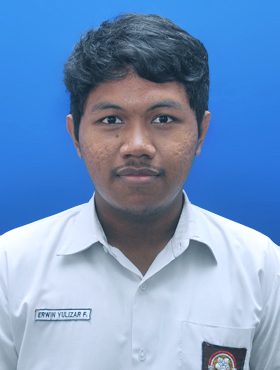
%> input picture PCD_1301144031/pas foto.jpg, 280 x 370 px
$ octave --eval "result = BW(imread('pas foto.jpg'));"   (GNU Octave 9; MATLAB toolbox functions it lacks are replaced by stand-ins)
%> lines starting %> are read from the running program, lines starting %| are printed output that depends on the picture; in (x1, y1, x2, y2) boxes, pixels count from 0 and x2, y2 are one past the last pixel; in counts of white or black regions, pixels touching at a corner belong together; the program's own positions count from 1
function [magnitude] = BW(img)
mask1 = [-1 -1 -1;
        1 -2 1;
        1 1 1;];
mask2 = [1 -1 -1;
        1 -2 -1;
        1 1 1;];
mask3 = [1 1 -1;
        1 -2 -1;
        1 1 -1;];
mask4 = [1 1 1;
        1 -2 -1;
        1 -1 -1;];
mask5 = [1 1 1;
        1 -2 1;
        -1 -1 -1;];
mask6 = [1 1 1;
        -1 -2 1;
        -1 -1 1;];
mask7 = [-1 1 1;
        -1 -2 1;
        -1 1 1;];
mask8 = [-1 -1 1;
        -1 -2 1;
        1 1 1;];

img = rgb2gray(img);
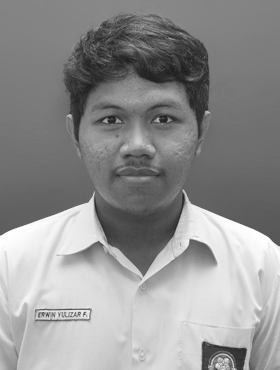
%> img: size 370x280 uint8; min 28, max 255, mean 144.8
img = double(img);
%> img: size 370x280 double
B1 = conv2(img,mask1,'same');
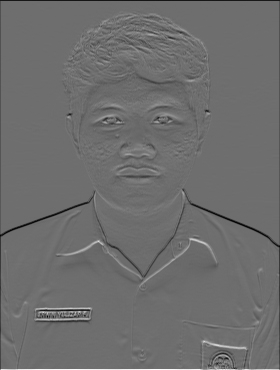
%> B1: size 370x280 double; min -503, max 660, mean -1.4; drawn with min black and max white
B2 = conv2(img,mask2,'same');
B3 = conv2(img,mask3,'same');
B4 = conv2(img,mask4,'same');
B5 = conv2(img,mask5,'same');
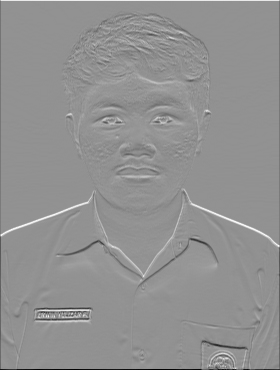
%> B5: size 370x280 double; min -660, max 492, mean -0.7; drawn with min black and max white
B6 = conv2(img,mask6,'same');
B7 = conv2(img,mask7,'same');
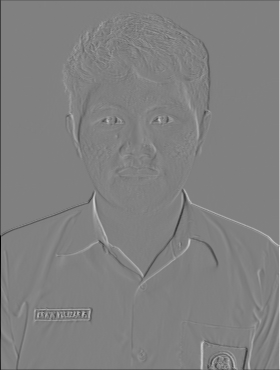
%> B7: size 370x280 double; min -773, max 759, mean -0.8; drawn with min black and max white
B8 = conv2(img,mask8,'same');
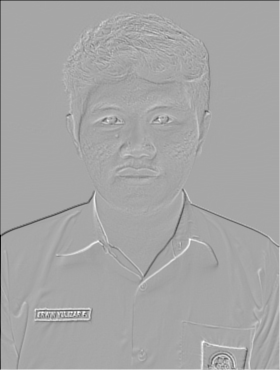
%> B8: size 370x280 double; min -874, max 463, mean -2.1; drawn with min black and max white
magnitude = sqrt(B1.^2+B2.^2+B3.^2+B4.^2+B5.^2+B6.^2+B7.^2+B8.^2);
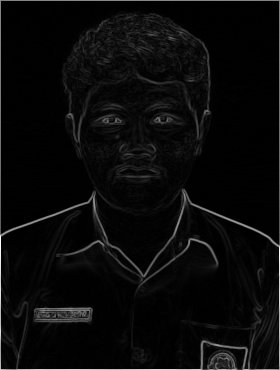
%> magnitude: size 370x280 double; min 0, max 1609.6, mean 64.5; drawn with min black and max white
thresh = magnitude < 45;
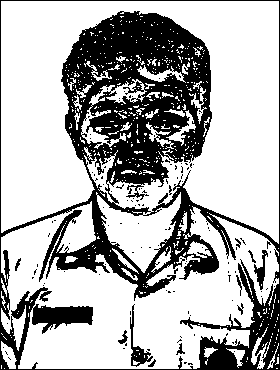
%> thresh: size 370x280 logical; 69.5% white; 128 black regions (117 under 20 px), largest, box (x1, y1, x2, y2) and area: (0, 0, 280, 370) 30405, (130, 304, 153, 367) 353, (254, 250, 268, 290) 208
magnitude(thresh) = 0;
end

$ run again, on PCD_1301144031/883869-scenery.jpg
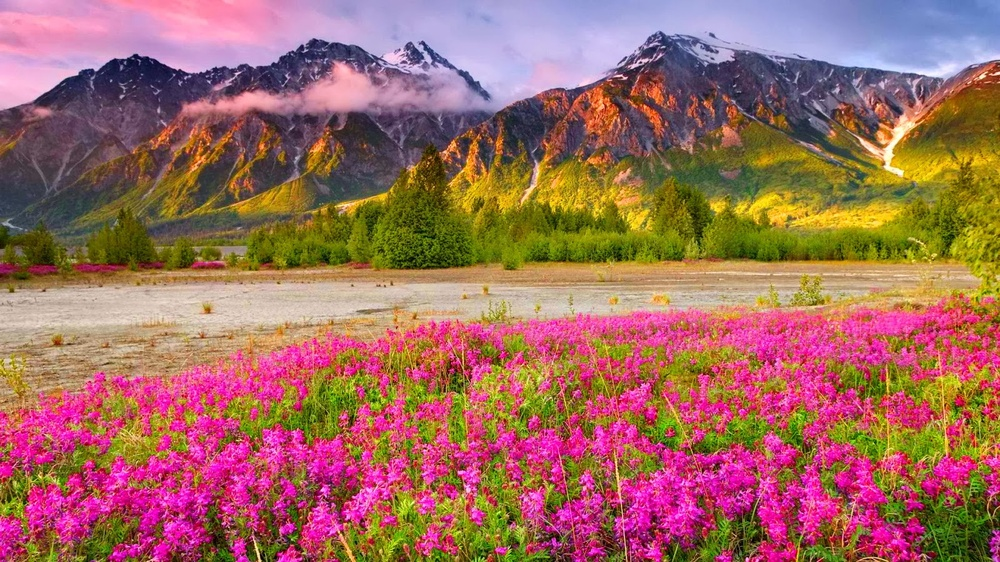
%> input picture PCD_1301144031/883869-scenery.jpg, 1000 x 562 px, shrunk from 1600 x 900 before the run
%> in BW, `thresh = magnitude < 45;`:
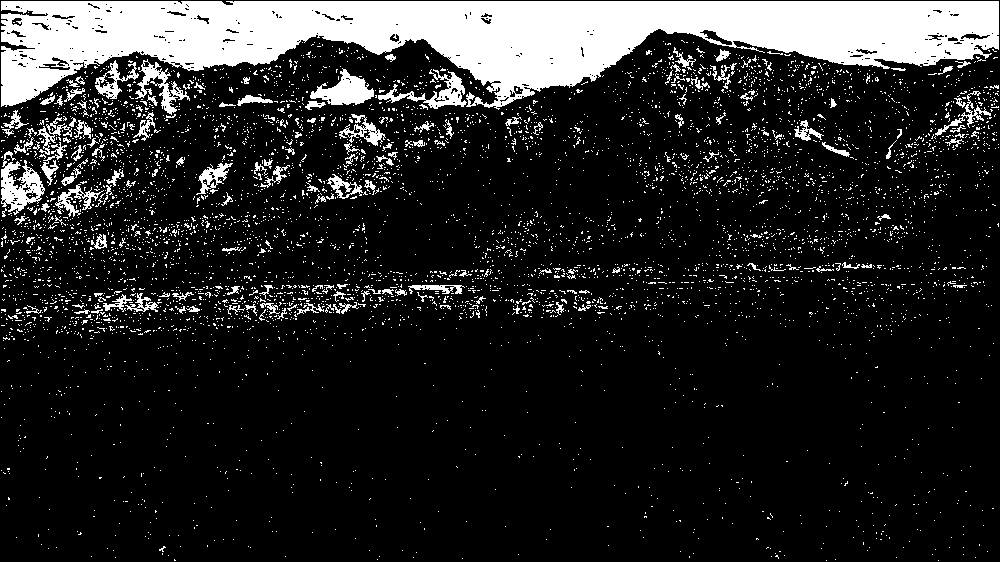
%> thresh: size 562x1000 logical; 15.6% white; 5668 white regions (5492 under 20 px), largest, box (x1, y1, x2, y2) and area: (1, 1, 999, 110) 58694, (1, 151, 45, 215) 1304, (310, 68, 374, 105) 1199
%> in BW, `magnitude(thresh) = 0;`:
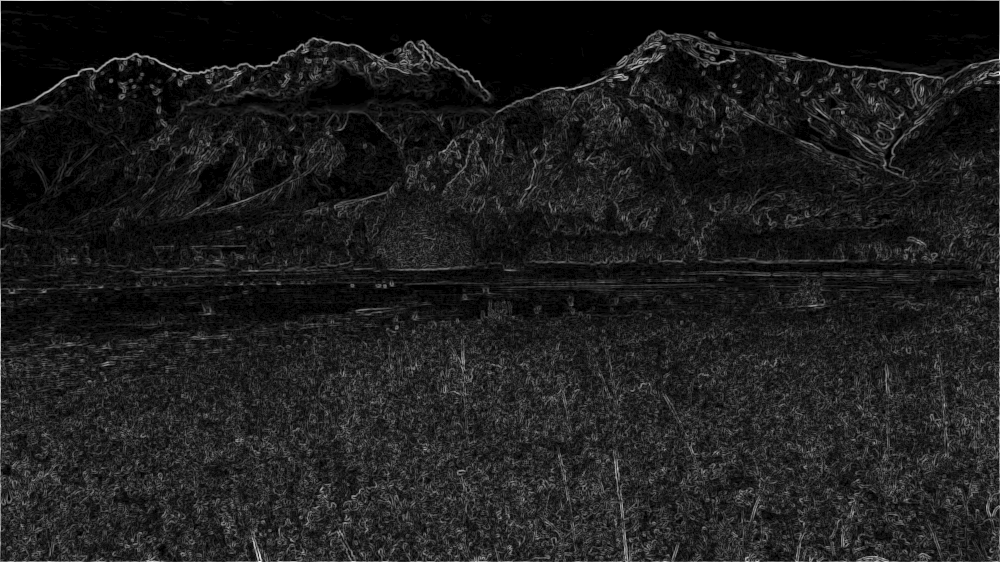
%> magnitude: size 562x1000 double; min 0, max 1465.4, mean 170.2; drawn with min black and max white

$ run again, on PCD_1301144031/kelas.JPG
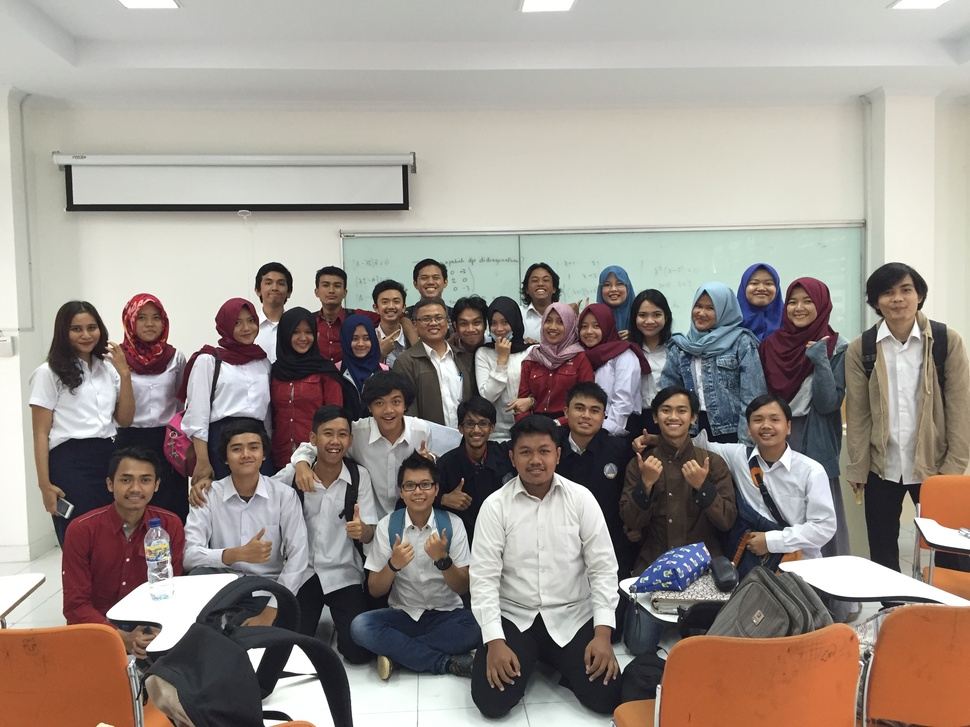
%> input picture PCD_1301144031/kelas.JPG, 970 x 727 px, shrunk from 3264 x 2448 before the run
%> in BW, `magnitude = sqrt(B1.^2+B2.^2+B3.^2+B4.^2+B5.^2+B6.^2+B7.^2+B8.^2);`:
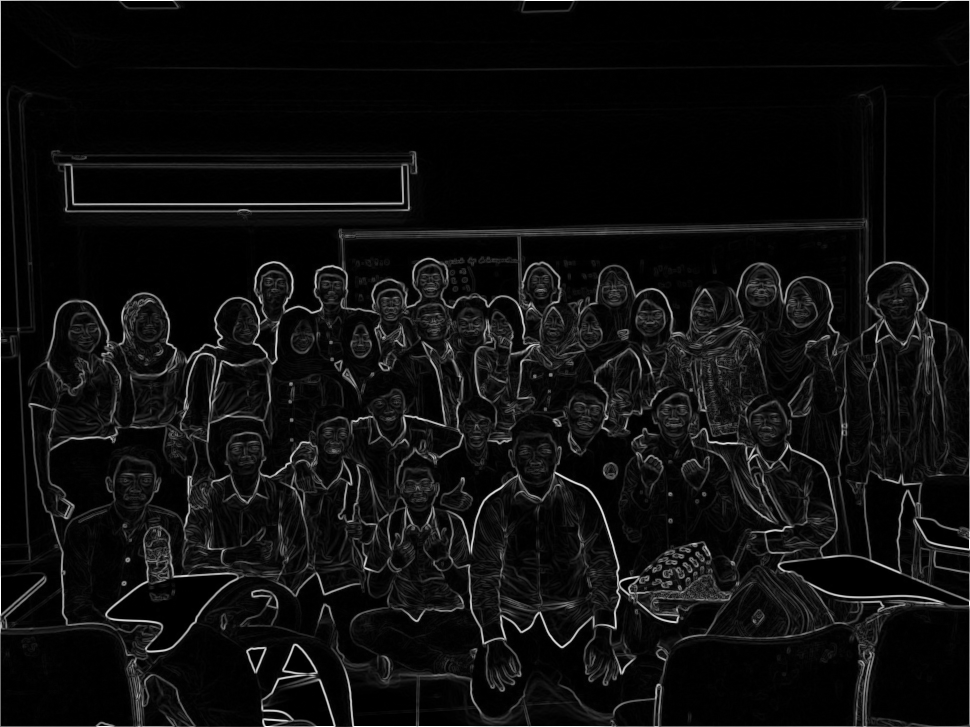
%> magnitude: size 727x970 double; min 0, max 1612.8, mean 93.4; drawn with min black and max white
%> in BW, `thresh = magnitude < 45;`:
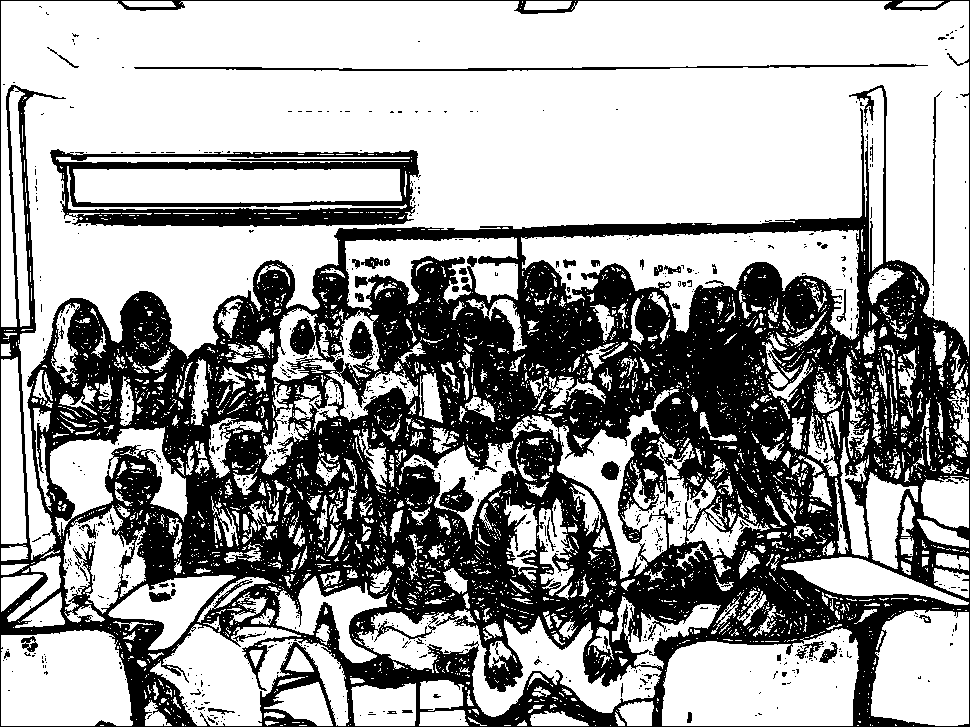
%> thresh: size 727x970 logical; 62.9% white; 822 black regions (766 under 20 px), largest, box (x1, y1, x2, y2) and area: (0, 0, 970, 727) 242723, (50, 149, 421, 227) 11744, (134, 64, 928, 71) 1718

$ run again, on PCD_1301144031/me.JPG
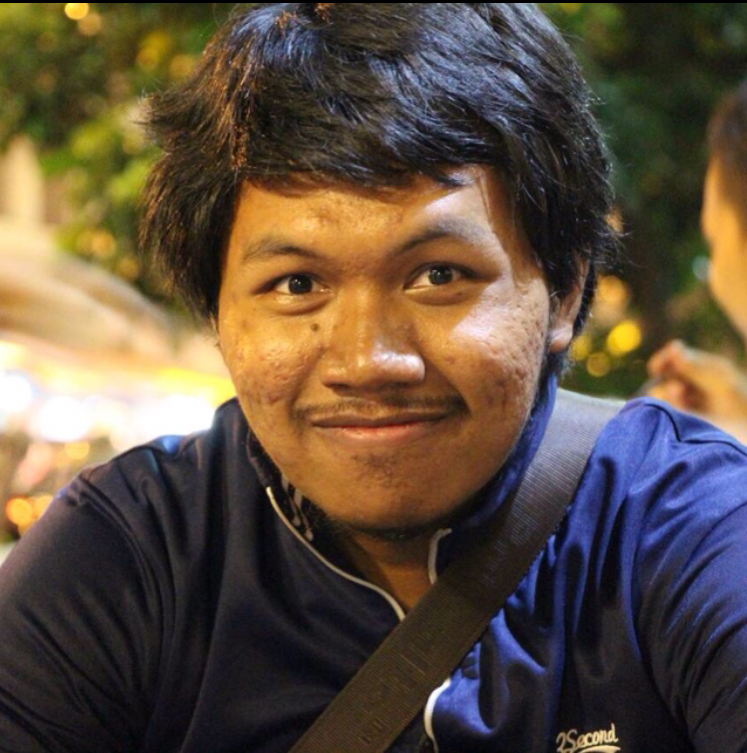
%> input picture PCD_1301144031/me.JPG, 747 x 753 px
%> in BW, `thresh = magnitude < 45;`:
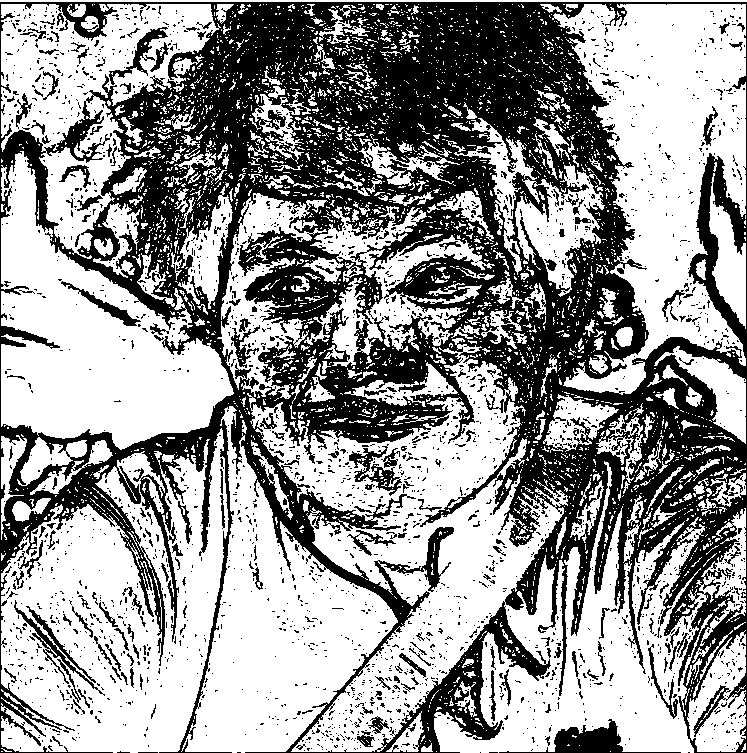
%> thresh: size 753x747 logical; 59.4% white; 2523 black regions (2332 under 20 px), largest, box (x1, y1, x2, y2) and area: (0, 2, 747, 753) 204461, (499, 719, 681, 753) 1712, (14, 600, 105, 696) 1005
